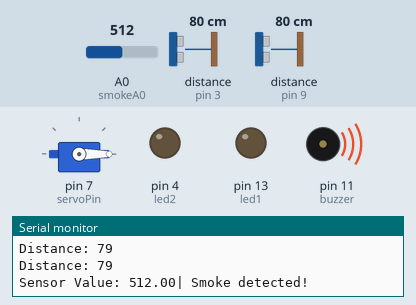
Bench run of a sketch on a simulated Arduino Uno, built with avr-gcc and run on an emulated ATmega328P. On the bench: servo, output pins drawn as LEDs (lit = HIGH), buzzer (waves = sounding), the last lines printed to the serial monitor. Wiring (inferred from the names in the program): 2 × ultrasonic range finder: trigger pin 2, echo pin 3 / trigger pin 8, echo pin 9. The test bench sets the inputs (shaded band); at power-on: distance to the obstacle (sensors on pin 3, pin 9) 80 cm, A0 (smokeA0) = 512. The echo pulse lasts 58.3 µs per cm; pins used as bus, display or sensor lines are not drawn.

Above: at 3.3 s.
3.4 s: distance to the obstacle (sensor on pin 3) set to 8 cm
6.4 s: distance to the obstacle (sensor on pin 3) set to 5 cm
At 6.73 s:
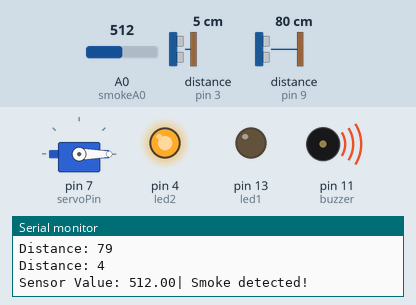
9.4 s: A0 (smokeA0) set to 110
12.4 s: A0 (smokeA0) set to 92
At 14.0 s:
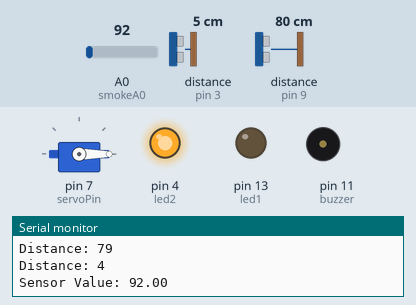
17.0 s: distance to the obstacle (sensor on pin 3) set to 9 cm
At 17.6 s:
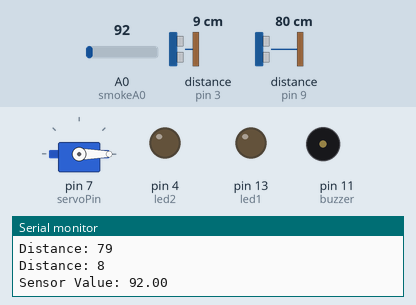
Timing chart, 0 to 19.7 s (numbered marks = the images above; inputs shaded):
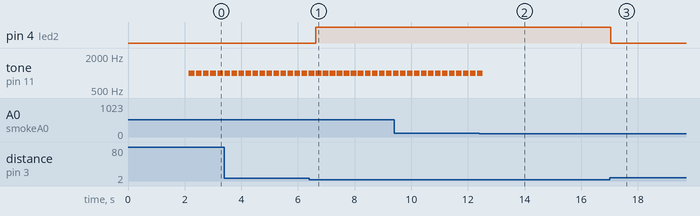

The sketch:

Final_code_merged_features.ino
```cpp
#include <Servo.h>
Servo servo;
int trigPin1 = 8;
int echoPin1 = 9;
int servoPin = 7;
int led1 = 13;

int led2 = 4;
int trigPin2 = 2;
int echoPin2 = 3;

int smokeA0 = A0;
int buzzer = 11;

long duration, dist, average;
long aver[3]; // array for average
float sensorValue;

void setup(){
  Serial.begin(9600); //for serial communication
  servo.attach(servoPin);
  pinMode(trigPin1, OUTPUT);
  pinMode(echoPin1, INPUT);
  servo.write(0); // close cap on power on
  delay(100);
  servo.detach();

  pinMode(led1, OUTPUT);
  pinMode(trigPin2, OUTPUT);
  pinMode(echoPin2, INPUT);
  pinMode(led2, OUTPUT);

  pinMode(buzzer, OUTPUT);
  pinMode(smokeA0, INPUT);
  Serial.println("Gas sensor warming up !");
  delay(2000);
  noTone(buzzer);
}

void measure(){
  digitalWrite(10, HIGH);
  digitalWrite(trigPin1, LOW);
  delayMicroseconds(5);
  digitalWrite(trigPin1, HIGH);
  delayMicroseconds(15);
  digitalWrite(trigPin1, LOW);
  pinMode(echoPin1, INPUT);
  duration = pulseIn(echoPin1, HIGH);
  dist = (duration/2)/29.1; // obtain distance
}

void loop(){
  for (int i=0; i<=2; i++){ // average distance
    measure();
    aver[i] = dist;
    delay(10); // delay between measurements
  }
  dist = (aver[0]+aver[1]+aver[2]) / 3;

  if (dist<30){
    servo.attach(servoPin);
    delay(1);
    servo.write(0);
    delay(4000); // 4 seconds delay
    servo.write(150);
    delay(1000);
    servo.detach();
  }
  Serial.print("Distance: ");
  Serial.println(dist);

  // Ultrasonic sensor for LED
  digitalWrite(trigPin2, LOW);
  delayMicroseconds(2);
  digitalWrite(trigPin2, HIGH);
  delayMicroseconds(10);
  digitalWrite(trigPin2, LOW);
  duration = pulseIn(echoPin2, HIGH);
  int distance = duration*0.034/2;  // converting the speed from (m/s) to (cm/μs)

  Serial.print("Distance: ");
  Serial.println(distance);
  if (distance<=5){
    digitalWrite(led2, HIGH);
  }
  else{
    digitalWrite(led2, LOW);
  }

  // Smoke sensor
  sensorValue = analogRead(smokeA0);
  Serial.print("Sensor Value: ");
  Serial.print(sensorValue);

  if (sensorValue>100){
    Serial.print("| Smoke detected!");
    tone(buzzer, 1000, 200);
  } else {
    noTone(buzzer);
  }
  Serial.println("");
  delay(200);
}
```

Measured:
- the behaviour switches between 7 and 6 cm on distance to the obstacle (sensor on pin 3) (found by bisection; images 0 and 1)
- the behaviour switches between 101 and 100 on A0 (smokeA0) (found by bisection; images 1 and 2)
- after the input at 6.4 s, pin 4 (led2): LOW → HIGH after 0.23 s
- after the input at 12.4 s, tone on pin 11 (buzzer): goes on until 12.5 s, then stays silent
- after the input at 17.0 s, pin 4 (led2): HIGH → LOW at once
- by itself, tone on pin 11 (buzzer): alternates 1000 Hz for 0.20 s and silent for 0.05 s
